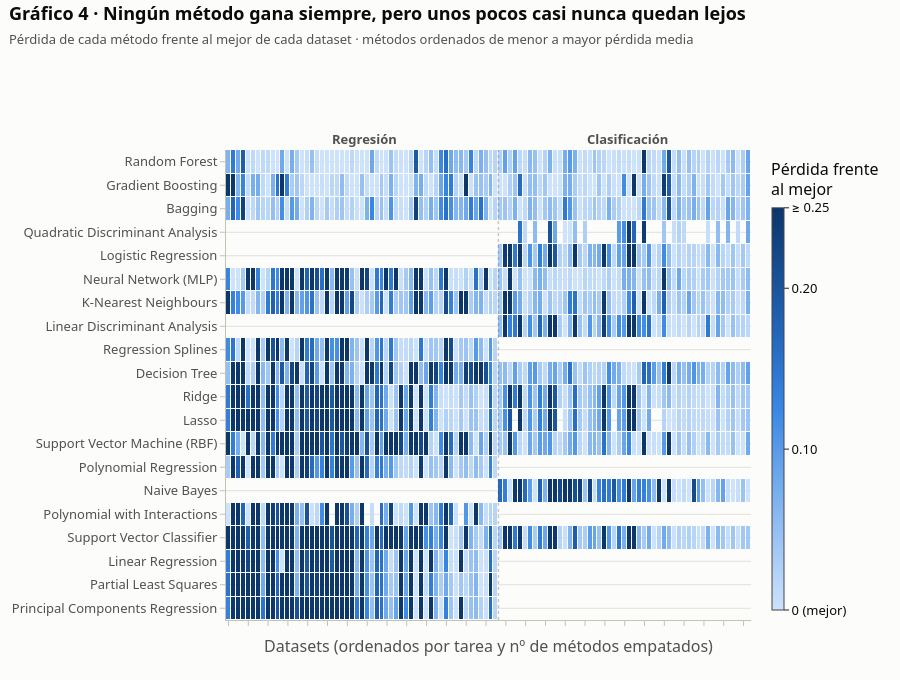

Notebook cell for this chart:
### Code cell
# Pérdida de cada método frente al mejor de su dataset. 0 = es el mejor; en blanco = el método
# no aplica a la tarea o no pudo ejecutarse. Recortado en 0.25 para que la escala sea legible.
TOPE = 0.25
matriz = ms0.pivot(index="method", columns="dataset", values="regret").clip(upper=TOPE)
orden_metodos = matriz.mean(axis=1).sort_values().index
tarea_ds = METAFEATURES.set_index("dataset").task
orden_datasets = sorted(matriz.columns, key=lambda d: (tarea_ds[d] != "regression",
                                                       ganadores_por_dataset[d]))
matriz = matriz.loc[orden_metodos, orden_datasets]

fig = go.Figure(go.Heatmap(
    z=matriz.values, x=matriz.columns, y=[ETIQUETA_METODO.get(m, m) for m in matriz.index],
    colorscale=[[i / (len(AZULES) - 1), c] for i, c in enumerate(AZULES)],
    zmin=0, zmax=TOPE, xgap=1, ygap=1,
    colorbar=dict(title=dict(text="Pérdida frente<br>al mejor", side="top"), thickness=12,
                  tickvals=[0, 0.1, 0.2, TOPE], ticktext=["0 (mejor)", "0.10", "0.20", "≥ 0.25"]),
    hovertemplate="<b>%{y}</b> en %{x}<br>Pérdida frente al mejor: %{z:.3f}<extra></extra>",
))
n_reg = int((tarea_ds[orden_datasets] == "regression").sum())
fig.add_vline(x=n_reg - 0.5, line=dict(color=TINTA_2, width=1.5, dash="dot"))
fig.add_annotation(x=n_reg / 2, y=1.0, yref="paper", yanchor="bottom", text="<b>Regresión</b>",
                   showarrow=False)
fig.add_annotation(x=n_reg + (len(orden_datasets) - n_reg) / 2, y=1.0, yref="paper",
                   yanchor="bottom", text="<b>Clasificación</b>", showarrow=False)
fig.update_xaxes(showticklabels=False, title="Datasets (ordenados por tarea y nº de métodos empatados)")
fig.update_yaxes(showgrid=False, autorange="reversed")
estilo(fig, "Gráfico 4 · Ningún método gana siempre, pero unos pocos casi nunca quedan lejos",
       "Pérdida de cada método frente al mejor de cada dataset · métodos ordenados de menor a mayor pérdida media",
       alto=680).show()

### Figure 1 — Plotly figure (JSON) as saved in the notebook; plotly's stock layout.template omitted (floating-point values rounded to 4 significant figures; data arrays with more than 128 entries replaced by an {"elided": "..."} marker saying what was removed)
{"data": [{"colorbar": {"thickness": 12, "ticktext": ["0 (mejor)", "0.10", "0.20", "≥ 0.25"], "tickvals": [0, 0.1, 0.2, 0.25], "title": {"side": "top", "text": "Pérdida frente<br>al mejor"}}, "colorscale": [[0, "#cde2fb"], [0.1667, "#9ec5f4"], [0.3333, "#6da7ec"], [0.5, "#3987e5"], [0.6667, "#256abf"], [0.8333, "#184f95"], [1, "#0d366b"]], "hovertemplate": "<b>%{y}</b> en %{x}<br>Pérdida frente al mejor: %{z:.3f}<extra></extra>", "type": "heatmap", "x": ["561_cpu", "611_fri_c3_100_5", "613_fri_c3_250_5", "kin8nm", "naval_propulsion_plant", "nikuradse_2", "physiochemical_protein", "sarcos", "video_transcoding", "white_wine", "230_machine_cpu", "527_analcatdata_election2000", "557_analcatdata_apnea1", "657_fri_c2_250_10", "abalone", "auction_verification", "california_housing", "grid_stability", "miami_housing", "nikuradse_1", "pumadyn32nh", "superconductivity", "602_fri_c3_250_10", "634_fri_c2_100_10", "airfoil_self_noise", "concrete_compressive_strength", "diamonds", "first_principles_supernovae_zg", "geographical_origin_of_music", "health_insurance", "kings_county", "red_wine", "690_visualizing_galaxy", "706_sleuth_case1202", "cars", "cpu_activity", "energy_efficiency", "fifa", "wave_energy", "591_fri_c1_100_10", "Moneyball", "space_ga", "QSAR_fish_toxicity", "solar_flare", "542_pollution", "210_cloud", "519_vinnie", "fps_benchmark", "brazilian_houses", "cps88wages", "student_performance_por", "678_visualizing_environmental", "712_chscase_geyser1", "socmob", "forest_fires", "adult", "car", "collins", "connect-4", "mux6", "banknote-authentication", "blood-transfusion-service-center", "breast_cancer", "electricity", "jm1", "jungle_chess_2pcs_raw_endgame_complete", "letter", "nomao", "prnn_crabs", "vehicle", "wilt", "PhishingWebsites", "congressional_voting_records", "segment", "bank-marketing", "calendarDOW", "churn", "cylinder-bands", "optdigits", "satimage", "tae", "wall-robot-navigation", "hayes_roth", "pendigits", "climate-model-simulation-crashes", "labor", "mfeat-factors", "splice", "analcatdata_aids", "lymphography", "numerai28.6", "saheart", "wine_recognition", "credit-g", "ecoli", "qsar-biodeg", "credit-approval", "new_thyroid", "penguins", "biomed", "dresses-sales", "postoperative_patient_data", "appendicitis", "breast-w", "cmc", "schizo"], "xgap": 1, "y": ["Random Forest", "Gradient Boosting", "Bagging", "Quadratic Discriminant Analysis", "Logistic Regression", "Neural Network (MLP)", "K-Nearest Neighbours", "Linear Discriminant Analysis", "Regression Splines", "Decision Tree", "Ridge", "Lasso", "Support Vector Machine (RBF)", "Polynomial Regression", "Naive Bayes", "Polynomial with Interactions", "Support Vector Classifier", "Linear Regression", "Partial Least Squares", "Principal Components Regression"], "ygap": 1, "z": {"elided": "20x106 float values"}, "zmax": 0.25, "zmin": 0}], "layout": {"annotations": [{"font": {"color": "#52514e"}, "showarrow": false, "text": "<b>Regresión</b>", "x": 27.5, "y": 1, "yanchor": "bottom", "yref": "paper"}, {"font": {"color": "#52514e"}, "showarrow": false, "text": "<b>Clasificación</b>", "x": 80.5, "y": 1, "yanchor": "bottom", "yref": "paper"}], "font": {"color": "#0b0b0b", "family": "system-ui, -apple-system, 'Segoe UI', sans-serif", "size": 13}, "height": 680, "hoverlabel": {"bgcolor": "white", "font": {"family": "system-ui, -apple-system, 'Segoe UI', sans-serif", "size": 13}}, "legend": {"font": {"color": "#52514e"}, "orientation": "h", "title": {}, "x": 0, "y": 1.089, "yanchor": "bottom"}, "margin": {"b": 60, "l": 70, "r": 30, "t": 150}, "paper_bgcolor": "#fcfcfb", "plot_bgcolor": "#fcfcfb", "shapes": [{"line": {"color": "#52514e", "dash": "dot", "width": 1.5}, "type": "line", "x0": 54.5, "x1": 54.5, "xref": "x", "y0": 0, "y1": 1, "yref": "y domain"}], "title": {"text": "<b>Gráfico 4 · Ningún método gana siempre, pero unos pocos casi nunca quedan lejos</b><br><span style='font-size:13px;color:#52514e'>Pérdida de cada método frente al mejor de cada dataset · métodos ordenados de menor a mayor pérdida media</span>", "x": 0.01, "xanchor": "left", "y": 0.97, "yanchor": "top"}, "xaxis": {"linecolor": "#c3c2b7", "showgrid": false, "showticklabels": false, "tickcolor": "#c3c2b7", "tickfont": {"color": "#52514e"}, "title": {"font": {"color": "#52514e"}, "text": "Datasets (ordenados por tarea y nº de métodos empatados)"}}, "yaxis": {"autorange": "reversed", "gridcolor": "#e1e0d9", "linecolor": "#c3c2b7", "showgrid": true, "tickcolor": "#c3c2b7", "tickfont": {"color": "#52514e"}, "title": {"font": {"color": "#52514e"}}}}}
